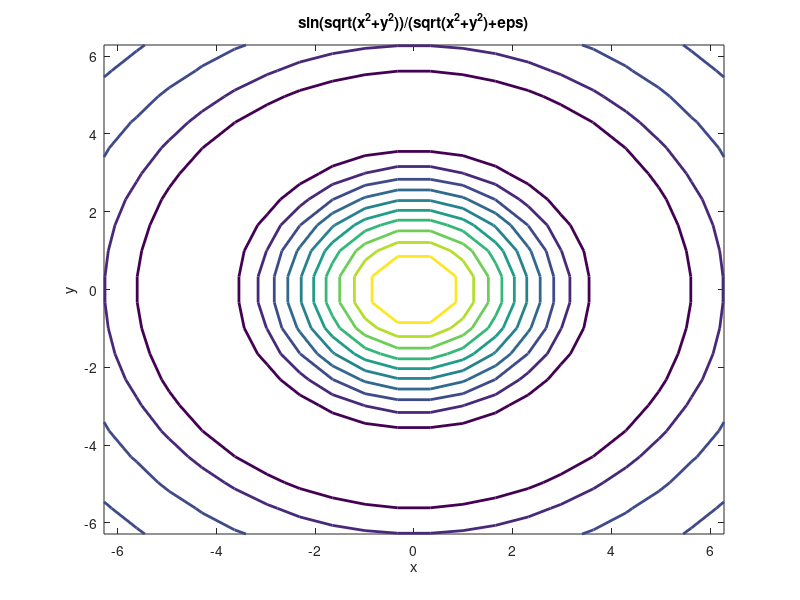

This figure's MATLAB source:
%% 8.1
t = 0:pi/50:4*pi;
plot3(sin(t),cos(t),t,'LineWidth', 2.5,'Color',[0,0,0]);
%% 8.1.1
t = 0:pi/50:4*pi;
plot3(sin(t),cos(t),t,'k-','LineWidth', 2.5);
hold on
plot3(sin(t+3),cos(t+3),t,'k:','LineWidth', 1.5);
hold off
%% 8.3
x=-7.5:0.5:7.5;
y=x;
[X,Y]=meshgrid(x,y);
R=sqrt(X.^2+Y.^2)+eps;
Z=sin(R)./R;
mesh(X,Y,Z)
xlabel('x label'),ylabel('y label'),zlabel('z label')
title('mesh figure')
%% 8.3a
mesh(Z)
%% 8.3.1
x=-7.5:0.5:7.5;
y=x;
[X,Y]=meshgrid(x,y);
R=sqrt(X.^2+Y.^2)+eps;
Z=sin(R)./R;
meshc(X,Y,Z)
%% 8.4
x=-7.5:0.5:7.5;
y=x;
[X,Y]=meshgrid(x,y);
R=sqrt(X.^2+Y.^2)+eps;
Z=sin(R)./R;
surf(X,Y,Z)
%% 8.4.1
x=-7.5:0.5:7.5;
y=x;
[X,Y]=meshgrid(x,y);
R=sqrt(X.^2+Y.^2)+eps;
Z=sin(R)./R;
surfc(X,Y,Z)
xlabel('x label'),ylabel('y label'),zlabel('z label')
title('surf with countours')
%% 8.4.2
x=-7.5:0.5:7.5;
y=x;
[X,Y]=meshgrid(x,y);
R=sqrt(X.^2+Y.^2)+eps;
Z=sin(R)./R;
surfl(X,Y,Z)
xlabel('x label'),ylabel('y label'),zlabel('z label')
title('surf with lighting')
%% 8.5.1
x=-8.0:0.5:8.0;
y=x;
[X,Y]=meshgrid(x,y);
R=sqrt(X.^2+Y.^2)+eps;
Z=sin(R)./R;
contour(X,Y,Z,25,'LineWidth', 1.5)
xlabel('x label'),ylabel('y label')
title('contour plot')
%% 8.5.2
x=-8:0.5:8;
y=x;
[X,Y]=meshgrid(x,y);
R=sqrt(X.^2+Y.^2)+eps;
Z=sin(R)./R;
contour3(X,Y,Z,25)
xlabel('x label'),ylabel('y label'),zlabel('z label')
title('contour3 plot')
%%
n=50;
dataf=rand(n);
pcolor(dataf);
axis square;
%% 8.6.2
n=6;
dataf=rand(n);
stem3(dataf,'k','LineWidth', 1.5);
%% 8.7
x=-1:0.1:1;
y=x;
[X,Y]=meshgrid(x,y);
DX=Y;
DY=X;
quiver(X,Y,DX,DY,'k','LineWidth', 1.2)
%% 8.8.1
ezf=ezplot3(@(t) sin(t),@(t) cos(t),@(t) t, [0,4*pi]);
set(ezf,'LineWidth', 2.5,'Color', [0 0 0])
pause
ezf01=ezplot3('sin(t)', 'cos(t)','t', [0,4*pi]);
set(ezf01,'LineWidth', 2.5,'Color', [1 0 0])
%% 8.8.2
ezmesh(@(x,y) sin(sqrt(x.^2+y.^2))./...
(sqrt(x.^2+y.^2)+eps))
%% 8.8.3
ezsurf(@(x,y) sin(sqrt(x.^2+y.^2))./...
(sqrt(x.^2+y.^2)+eps))
%% 8.8.4
ezf1=ezcontour(@(x,y) sin(sqrt(x.^2+y.^2))./...
(sqrt(x.^2+y.^2)+eps),20);
set(ezf1,'LineWidth', 2.0)
%%
ezf2=ezcontour('sin(sqrt(x.^2+y.^2))./(sqrt(x.^2+y.^2)+eps)',...
    20);
set(ezf2,'LineWidth', 2.0)